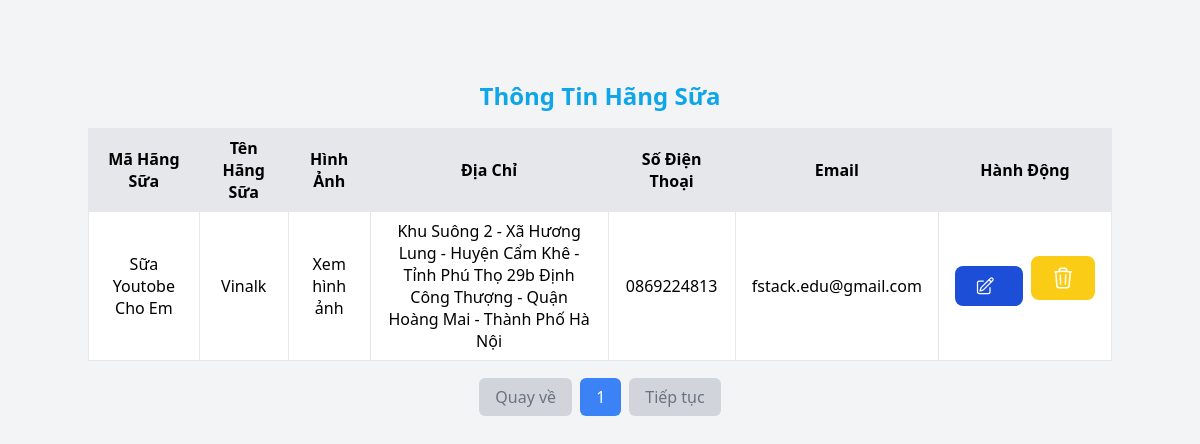
The app's page /admin/listHangSua.php with its own data.
### tables this page shows
CREATE TABLE `brand` (
  `Id` varchar(255) NOT NULL,
  `Title` varchar(255) DEFAULT NULL,
  `Address` varchar(255) DEFAULT NULL,
  `PhoneNumber` varchar(255) DEFAULT NULL,
  `Email` varchar(255) DEFAULT NULL,
  `thumbnail` longtext DEFAULT NULL
);

### admin/helpers/paginteBrandSua.php (the view, shortened to what this page needs)
<?php
function paginate($itemsPerPage, $currentPage, $table)
{
    global $conn;
    $startPosition = ($currentPage - 1) * $itemsPerPage;
    $sql = "SELECT * FROM $table LIMIT $itemsPerPage OFFSET $startPosition";
    $result = $conn->query($sql);
    if ($result->num_rows > 0) {
        while ($row = $result->fetch_assoc()) {
?>
            <tr class="row_data_customer">
                <td class="py-2 px-4 border text-center" data-name="Id">
                    <?php echo $row["Id"] ?>
                </td>
                <td focus="true" data-name="Title" class="py-2 px-4 border text-center">
                    <?php echo $row["Title"] ?>
                </td>
                <td focus="true" data-name="Title" class="py-2 px-4 border text-center">
                    <a href="<?php echo $row["thumbnail"] ?>" target="_blank" rel="noopener noreferrer">Xem
                        hình ảnh</a>
                </td>
                <td data-name="Address" class="px-4 py-2 border text-center ">
                    <?php echo $row["Address"] ?>
                </td>
                <td data-name="PhoneNumber" class="py-2 px-4 border text-center">
                    <?php echo $row["PhoneNumber"] ?>
                </td>
                <td data-name="Email" class="py-2 px-4 border text-center">
                    <?php echo $row["Email"] ?>
                </td>
                <td class="py-2 px-4 border text-center">
                    <div class="flex gap-2 items-center">
                        <a href="dashboard.php?route=updateHangSua.php&Id=<?php echo $row['Id']; ?>"
                            class="text-white bg-blue-700 hover:bg-blue-800 focus:ring-4 focus:ring-blue-300 font-medium rounded-lg text-sm px-5 py-2.5 dark:bg-blue-600 dark:hover:bg-blue-700 focus:outline-none dark:focus:ring-blue-800 flex items-center">
                        </a>
                        <form action="deleteHangSua.php" method="POST" id="deleteForm">
                            <button type="submit" class="focus:outline-none text-white bg-yellow-400 hover:bg-yellow-500 focus:ring-4
                                            focus:ring-yellow-300 font-medium rounded-lg text-sm px-5 py-2.5
                                            dark:focus:ring-yellow-900">
                            </button>
                        </form>
                    </div>
                </td>
            </tr>
<?php
        }
    } else {
        echo "<p class='text-gray-500'>Không có sản phẩm nào.</p>";
    }
}
function paginateBtnNavigate($itemsPerPage, $currentPage, $table)
{
    global $conn;
    $totalItemsQuery = "SELECT COUNT(*) FROM $table";
    $result = $conn->query($totalItemsQuery);
    $totalItems = $result->fetch_row()[0];
    $totalPages = ceil($totalItems / $itemsPerPage);
    echo "<div class='flex justify-center mt-6'>";
    echo "<ul class='flex space-x-2'>";
    if ($currentPage > 1) {
        echo "<li><a href='dashboard.php?route=listSuaSix.php&page=" . ($currentPage - 1) . "' class='px-4 py-2 bg-blue-500 text-white rounded-md hover:bg-blue-600'>Quay về</a></li>";
    } else {
        echo "<li><span class='px-4 py-2 bg-gray-300 text-gray-500 rounded-md'>Quay về</span></li>";
    }
    for ($i = 1; $i <= $totalPages; $i++) {
        if ($i == $currentPage) {
            echo "<li><span class='px-4 py-2 bg-blue-500 text-white rounded-md'>$i</span></li>";
        } else {
            echo "<li><a href='dashboard.php?route=listSuaSix.php&page=$i' class='px-4 py-2 bg-white text-blue-500 rounded-md hover:bg-gray-100'>$i</a></li>";
        }
    }
    if ($currentPage < $totalPages) {
        echo "<li><a href='dashboard.php?route=listSuaSix.php&page=" . ($currentPage + 1) . "' class='px-4 py-2 bg-blue-500 text-white rounded-md hover:bg-blue-600'>Tiếp tục</a></li>";
    } else {
        echo "<li><span class='px-4 py-2 bg-gray-300 text-gray-500 rounded-md'>Tiếp tục</span></li>";
    }
    echo "</ul>";
    echo "</div>";
}
?>

### records on screen
brand: Id "Sữa Youtobe Cho Em", Title "Vinalk", Address "Khu Suông 2 - Xã Hương Lung - Huyện Cẩm Khê - Tỉnh Phú Thọ 29b Định Công Thượng - Quận Hoàng Mai - Thành Phố Hà Nội", PhoneNumber "0869224813", Email "fstack.edu@gmail.com"
